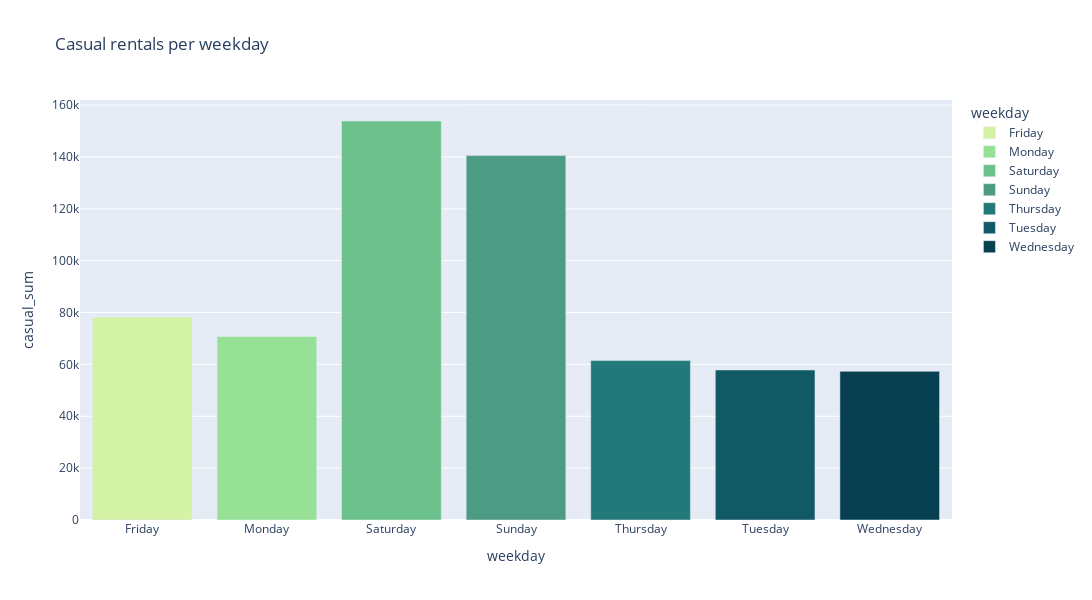

Here is the notebook cell this chart was saved with:
### Code cell
df_casual_weekday = hour_df.groupby(['weekday']).agg({'casual': 'sum'}).reset_index()
df_casual_weekday.rename(columns={'casual': 'casual_sum'}, inplace=True)

fig = px.bar(df_casual_weekday, x='weekday', y='casual_sum', color='weekday', title='Casual rentals per weekday', color_discrete_sequence=px.colors.sequential.Emrld)
fig.update_layout(height=600, width=1250)
fig.show()

### Figure 1 — Plotly figure (JSON) as saved in the notebook; plotly's stock layout.template omitted (floating-point values rounded to 4 significant figures)
{"data": [{"alignmentgroup": "True", "hovertemplate": "weekday=%{x}<br>casual_sum=%{y}<extra></extra>", "legendgroup": "Friday", "marker": {"color": "rgb(211, 242, 163)", "pattern": {"shape": ""}}, "name": "Friday", "offsetgroup": "Friday", "orientation": "v", "showlegend": true, "textposition": "auto", "type": "bar", "x": ["Friday"], "xaxis": "x", "y": [78238], "yaxis": "y"}, {"alignmentgroup": "True", "hovertemplate": "weekday=%{x}<br>casual_sum=%{y}<extra></extra>", "legendgroup": "Monday", "marker": {"color": "rgb(151, 225, 150)", "pattern": {"shape": ""}}, "name": "Monday", "offsetgroup": "Monday", "orientation": "v", "showlegend": true, "textposition": "auto", "type": "bar", "x": ["Monday"], "xaxis": "x", "y": [70784], "yaxis": "y"}, {"alignmentgroup": "True", "hovertemplate": "weekday=%{x}<br>casual_sum=%{y}<extra></extra>", "legendgroup": "Saturday", "marker": {"color": "rgb(108, 192, 139)", "pattern": {"shape": ""}}, "name": "Saturday", "offsetgroup": "Saturday", "orientation": "v", "showlegend": true, "textposition": "auto", "type": "bar", "x": ["Saturday"], "xaxis": "x", "y": [153852], "yaxis": "y"}, {"alignmentgroup": "True", "hovertemplate": "weekday=%{x}<br>casual_sum=%{y}<extra></extra>", "legendgroup": "Sunday", "marker": {"color": "rgb(76, 155, 130)", "pattern": {"shape": ""}}, "name": "Sunday", "offsetgroup": "Sunday", "orientation": "v", "showlegend": true, "textposition": "auto", "type": "bar", "x": ["Sunday"], "xaxis": "x", "y": [140521], "yaxis": "y"}, {"alignmentgroup": "True", "hovertemplate": "weekday=%{x}<br>casual_sum=%{y}<extra></extra>", "legendgroup": "Thursday", "marker": {"color": "rgb(33, 122, 121)", "pattern": {"shape": ""}}, "name": "Thursday", "offsetgroup": "Thursday", "orientation": "v", "showlegend": true, "textposition": "auto", "type": "bar", "x": ["Thursday"], "xaxis": "x", "y": [61460], "yaxis": "y"}, {"alignmentgroup": "True", "hovertemplate": "weekday=%{x}<br>casual_sum=%{y}<extra></extra>", "legendgroup": "Tuesday", "marker": {"color": "rgb(16, 89, 101)", "pattern": {"shape": ""}}, "name": "Tuesday", "offsetgroup": "Tuesday", "orientation": "v", "showlegend": true, "textposition": "auto", "type": "bar", "x": ["Tuesday"], "xaxis": "x", "y": [57843], "yaxis": "y"}, {"alignmentgroup": "True", "hovertemplate": "weekday=%{x}<br>casual_sum=%{y}<extra></extra>", "legendgroup": "Wednesday", "marker": {"color": "rgb(7, 64, 80)", "pattern": {"shape": ""}}, "name": "Wednesday", "offsetgroup": "Wednesday", "orientation": "v", "showlegend": true, "textposition": "auto", "type": "bar", "x": ["Wednesday"], "xaxis": "x", "y": [57319], "yaxis": "y"}], "layout": {"barmode": "relative", "height": 600, "legend": {"title": {"text": "weekday"}, "tracegroupgap": 0}, "title": {"text": "Casual rentals per weekday"}, "width": 1250, "xaxis": {"anchor": "y", "categoryarray": ["Friday", "Monday", "Saturday", "Sunday", "Thursday", "Tuesday", "Wednesday"], "categoryorder": "array", "domain": [0, 1], "title": {"text": "weekday"}}, "yaxis": {"anchor": "x", "domain": [0, 1], "title": {"text": "casual_sum"}}}}
